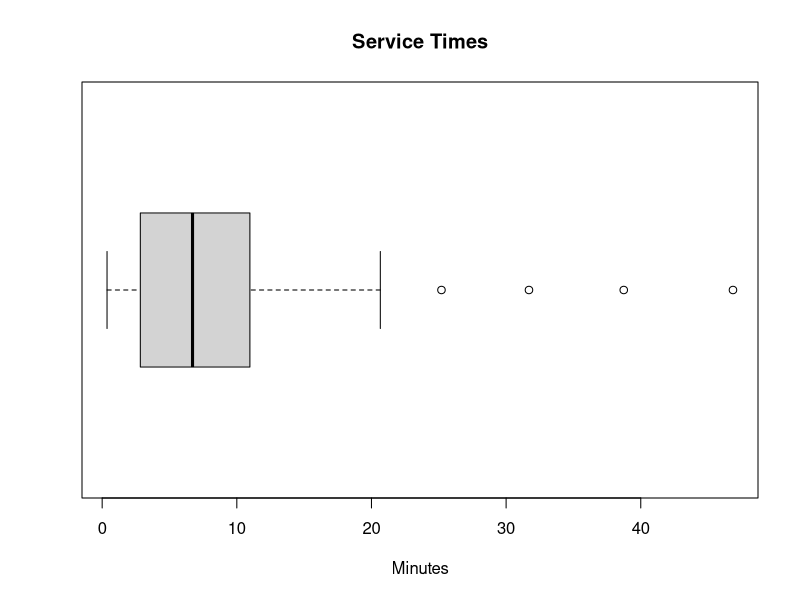
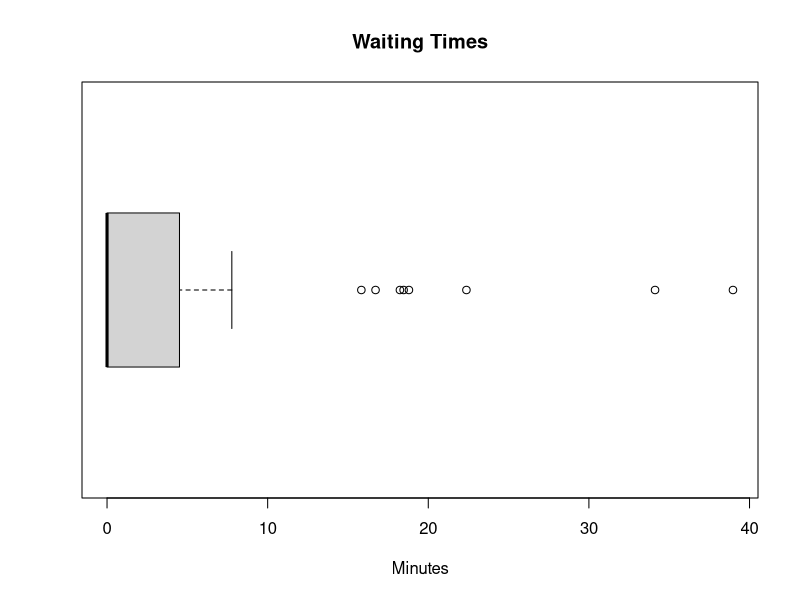
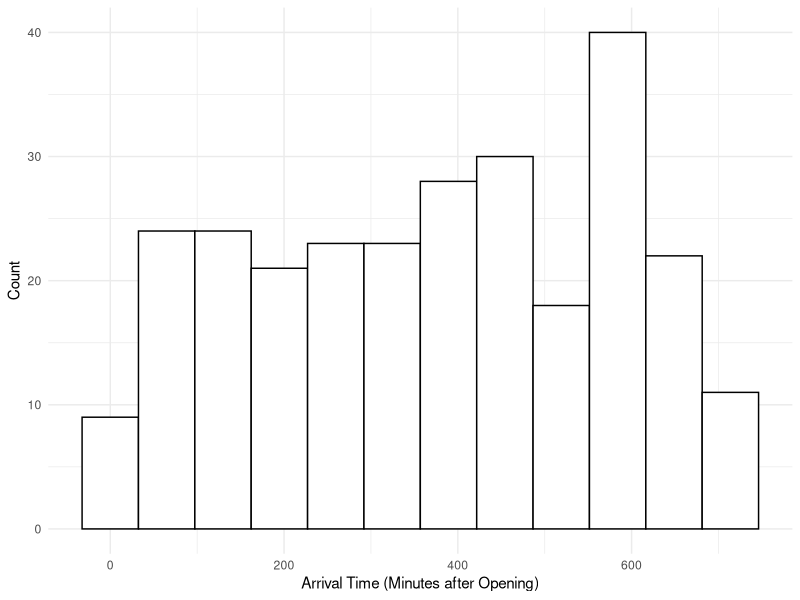
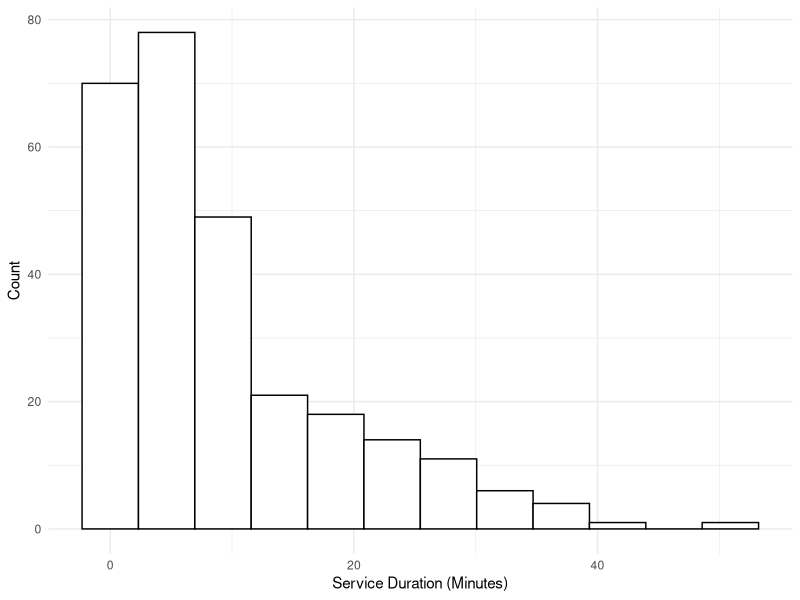
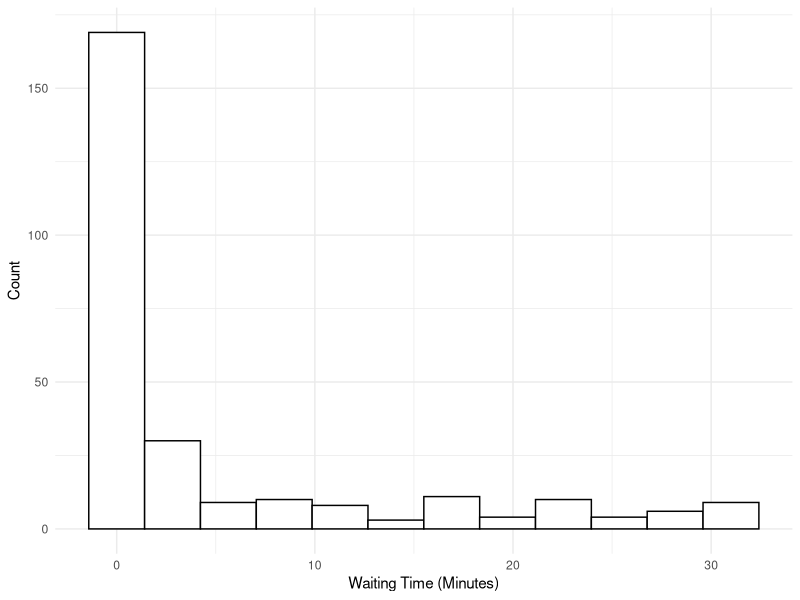
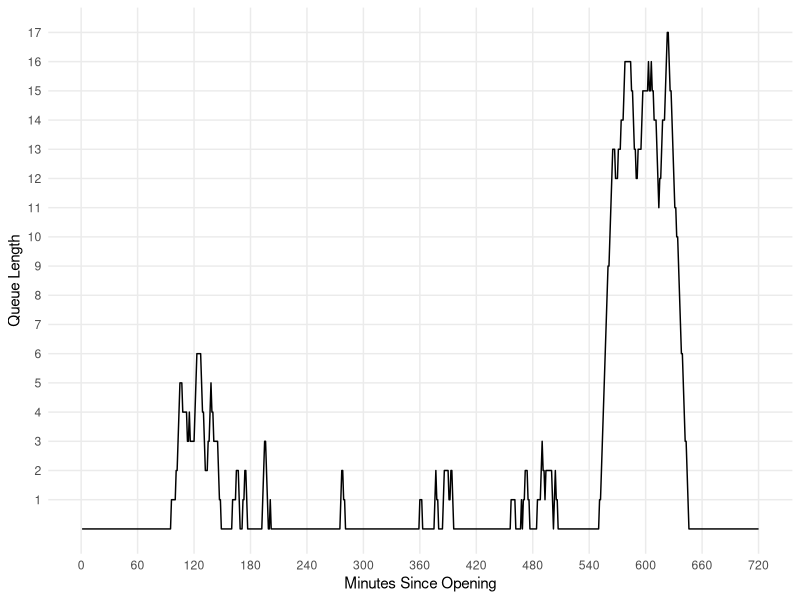
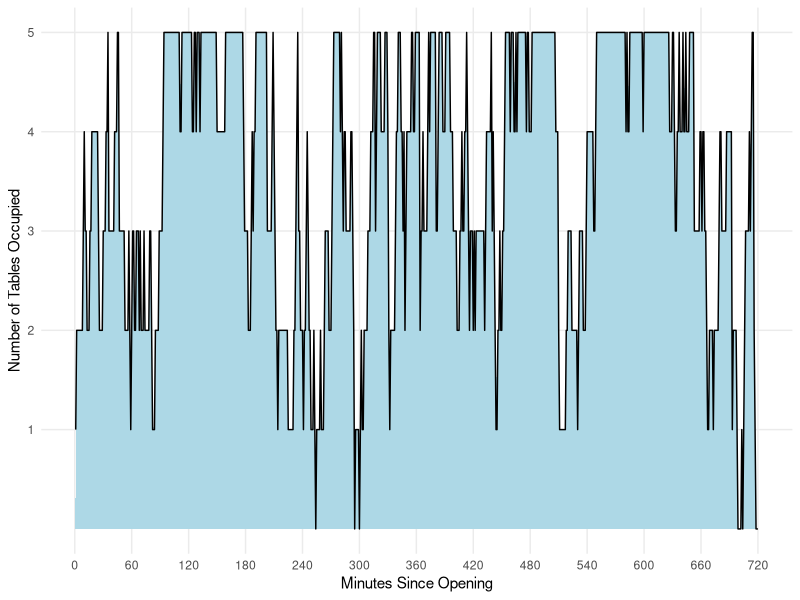

Source code (R) for these figures, in order:
## ---- chunk 1
library(tidyverse)
library(lubridate)

# simulating the arrival times of customers throughout the day

# Poisson process (lambda = 5)
# Tk= arrival time of the kth customer
# Wk= time between the k-1th customer arrival and the kth customer arrival where Wk ~ Pois(lambda)

# set parameter
lambdaA <- 5 # in units: customers per hour
opening_time <- hm("10:00")
closing_time <- hm("22:00")
hours <- hour(closing_time) - hour(opening_time) # operating hours: 10am to 10pm
total_time <- hours*60 # operating hours in minutes
lambdaA <- lambdaA/60 # customers per minute
# converting to minutes because our lambda is low, and we can can get greater precision in analyses this way

n <- ceiling(lambdaA*total_time) # max number of customers the store can have throughout the day

# generate W1,..,Wn (calculating the time between the arrival times of 2 customers)
W_sample <- rexp(n, rate= lambdaA)

# calculate T or the arrival times by summing together the Wi arrival times

T_sample <- numeric(n)

for(i in 1:n) {
  T_sample[i] <- sum(W_sample[1:i])
}

# all possible arrival times of customers throughout the day (X minutes after opening)

# however, the store is only open for 12 hours or 720 minutes so we must get rid of the values that fall outside of the range (go beyond 720)

arrival_times <- T_sample[T_sample <= total_time]

arrival_times

opening_time + minutes(floor(max(arrival_times)))

## ---- chunk 2
# given the output from above, simulate the serving times of customers before they leave

# notice that service time is modeled by exp(6)
lambdaS <- 6 # customers per hour
lambdaS <- lambdaS/60 # customers per minute 

# simulate customer's service time 
# n= only simulating the service time for those where T_sample <= total_time
service_times <- rexp(length(arrival_times), rate= lambdaS)

#these are the serving times for each arriving customer before they leave
service_times 

## ---- chunk 3
boxplot(service_times, horizontal= TRUE, main= "Service Times", xlab= "Minutes")
## ---- chunk 4

# determining waiting times

# for each observation (customer), calculate when the service begins and when it ends 
# serving ends = service begins + service time
# service begins: either when the customer walks in, or when the previous customer leaves (assumes there is a waiting time)

# compare this to the arrival time 
# if arrival time > time service ends then wait time = 0
# but if arrival time < service time ends then wait time = time service ends- arrival time 

# variable initialization
waiting_times <- numeric(length(arrival_times))  # generating times for each customer
service_start <- numeric(length(arrival_times)) 
service_end <- numeric(length(arrival_times))  
current_end <- numeric(0) # service end time for current customer (i)

# iterate over each customer
for (i in 1:length(arrival_times)) {

  # only includes observations where service time > arrival time => which means there is a wait time
  # gets rid of observations where service < arrival time => 0 wait time
  if (length(current_end) > 0) {
    current_end <- current_end[current_end > arrival_times[i]]
  }
  
 if (length(current_end) == 0) {
   # scenario 1: if there is no waiting time, service starts at the customer arrival
    service_start[i] <- arrival_times[i]
  } else {
    # scenario 2: if there is a waiting time, service starts at the end of the previous customer's end time
    service_start[i] <- min(current_end)
  }
  
  # update the service end time for current customer by adding when service starts and how long the service takes
  service_end[i] <- service_start[i] + service_times[i]
  
  # add this service end time to current end services
  current_end <- c(current_end , service_end[i])
  
  # update waiting time
  waiting_times[i] <- service_start[i] - arrival_times[i]
}


scen1_sim_results <- data.frame(
  customer = 1:length(arrival_times),
  arrival_time = arrival_times,
  service_length = service_times,
  service_start = service_start,
  service_end = service_end,
  waiting_time = waiting_times
)

print(head(scen1_sim_results, 15)) # printing first 15 customers

## ---- chunk 5
boxplot(waiting_times, horizontal= TRUE, main= "Waiting Times", xlab= "Minutes")
mean(waiting_times)
## ---- chunk 6
# first, we generate the arrival times similar in scenario 1
lambdaA <- 24 # per hour
opening_time <- hm("10:00")
closing_time <- hm("22:00")
hours <- hour(closing_time) - hour(opening_time)
total_time <- hours*60 # operating hours in minutes
lambdaA <- lambdaA/60 # per minute

n <- ceiling(lambdaA*total_time) # max number of customers
W_sample <- rexp(n, rate= lambdaA)
T_sample <- numeric(n)

for(i in 1:n) {
  T_sample[i] <- sum(W_sample[1:i])
}

arrival_times <- T_sample[T_sample <= total_time]

# next, we generate the service times similar to scenario 1
# make a function to do this
calc_service_times <- function(arrivals, chefs) {
  # Ensure rate is per unit time
  minute_rate = (3*chefs) / 60
  services = rexp(length(arrivals), rate = minute_rate)
  return(services) # in minutes
}
# if we only have one chef
service_times <- calc_service_times(arrivals = arrival_times, chefs = 2)
## ---- chunk 7

tables <- 5
arrival_times_temp <- arrival_times

# number of people in line each minute
queue_size_history <- numeric(total_time)

# number of tables occupied each minute
occupied_tables_history <- rep(0, total_time)

# timer to track remaining waiting time for each table in the restaurant
# each element is one table in the restaurant
# -1 means empty
# otherwise, number of remaining service minutes
tables_timer <- rep(-1, tables)

# the amount of minutes each customer of that day waited
waiting_times <- numeric(0)

# the arrival_times indices of the people currently in line
# in order to know how long their eventual service time will be
queue <- numeric(0)

# an internal counter separate from the time
customers_entered <- 0
for (i in 1:total_time) {
  occupied_tables_history[i+1] = occupied_tables_history[i]
  
  # update the waiting timer for all occupied tables
  tables_timer[tables_timer > 0] <- tables_timer[tables_timer > 0] - 1
  # update the number of available tables in the next minute
  # based on the number of tables who have finished timers
  occupied_tables_history[i+1] = occupied_tables_history[i+1] - sum(tables_timer == 0)
  # mark the finished tables as available tables for the next minute
  tables_timer[tables_timer == 0] <- tables_timer[tables_timer == 0] - 1
  
  # has the next customer arrived?
  if(length(arrival_times_temp) > 0){
    if(arrival_times_temp[1] < i) {
      # if so, add them to the back of the queue
      queue = c(queue, as.integer(customers_entered+1)) # add 1 for 1-indexing
      # remove the 1st element of arrival_times
      arrival_times_temp = arrival_times_temp[-1]
      # start the waiting timer for this customer by appending 0
      waiting_times = c(waiting_times, 0)
      
      customers_entered = customers_entered + 1
    }
  }
  # are any tables currently open and there is a person in line?
  if(occupied_tables_history[i+1] < tables & length(queue) > 0) {
    # if so, then seat the first person in line
    # at the first available table
    for (j in 1:tables) {
      if(tables_timer[j] == -1) {
        # queue[1] has the customer index of the first person in line
        tables_timer[j] = round(service_times[queue[1]])
        break
      }
    }
    # the next minute there will be one more occupied table
    occupied_tables_history[i+1] = occupied_tables_history[i+1] + 1
    # remove the first person in the queue
    queue = queue[-1]
  }
  # update the waiting time for each person in the queue
  for (customer_index in queue) {
    waiting_times[customer_index] = waiting_times[customer_index] + 1
  }
  # keep track of how long the line is at each minute
  queue_size_history[i] = length(queue)
}

occupied_tables_history <- occupied_tables_history[-1]

## ---- chunk 8

scen2_sim_results_by_customer <- data.frame(
  customer = 1:length(arrival_times),
  arrival_time = arrival_times,
  service_length = service_times,
  waiting_time = waiting_times
)

scen2_sim_results_by_customer |>
  ggplot(aes(x = arrival_time)) +
  geom_histogram(bins = 12, color = "black", fill = "white") +
  labs(
    x = "Arrival Time (Minutes after Opening)",
    y = "Count"
  ) +
  theme_minimal()

scen2_sim_results_by_customer |>
  ggplot(aes(x = service_length)) +
  geom_histogram(bins = 12, color = "black", fill = "white") +
  labs(
    x = "Service Duration (Minutes)",
    y = "Count"
  ) +
  theme_minimal()

scen2_sim_results_by_customer |>
  ggplot(aes(x = waiting_time)) +
  geom_histogram(bins = 12, color = "black", fill = "white") +
  labs(
    x = "Waiting Time (Minutes)",
    y = "Count"
  ) +
  theme_minimal()


scen2_sim_results_by_minute <- data.frame(
  minutes_since_opening = 1:total_time,
  time_of_day = I(lapply(1:total_time, function(i) opening_time + minutes(i))),
  queue_size = queue_size_history,
  occupied_tables = occupied_tables_history
)

scen2_sim_results_by_minute |>
  ggplot(aes(x = minutes_since_opening, y = queue_size)) +
  geom_line() +
  scale_y_continuous(breaks = seq(1, max(queue_size_history), by = 1)) +
  scale_x_continuous(breaks = seq(0, total_time, by = 60)) +
  labs(
    x = "Minutes Since Opening",
    y = "Queue Length"
  ) +
  theme_minimal() +
  theme(panel.grid.minor = element_blank())

scen2_sim_results_by_minute |>
  ggplot(aes(x = minutes_since_opening, y = occupied_tables)) +
  geom_area(fill = "lightblue") +
  geom_line() +
  scale_y_continuous(breaks = seq(1, tables, by = 1)) +
  scale_x_continuous(breaks = seq(0, total_time, by = 60)) +
  labs(
    x = "Minutes Since Opening",
    y = "Number of Tables Occupied"
  ) +
  theme_minimal() +
  theme(panel.grid.minor = element_blank())
